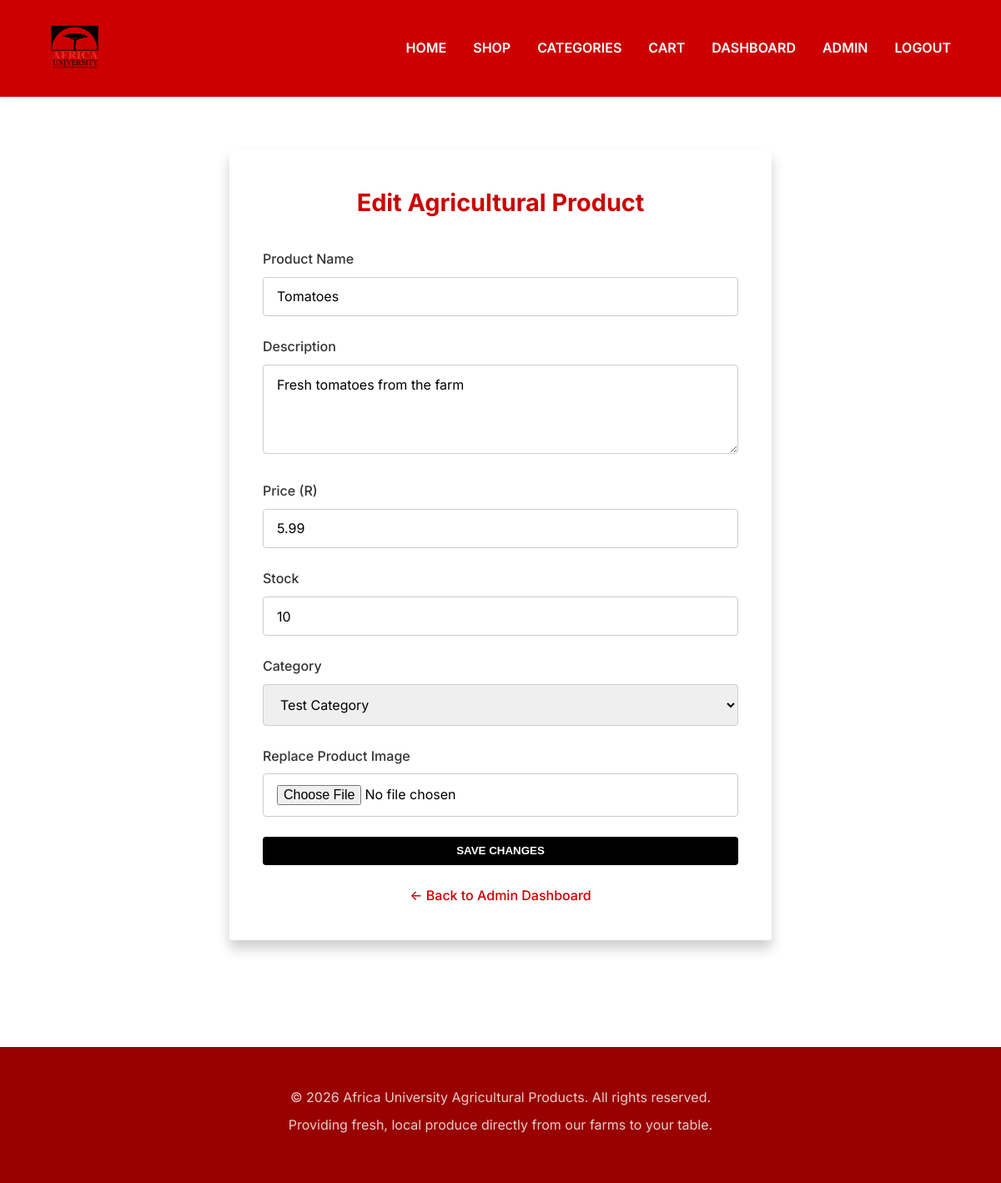
/admin/products/1/edit (signed in), run on an earlier commit of the app's database.
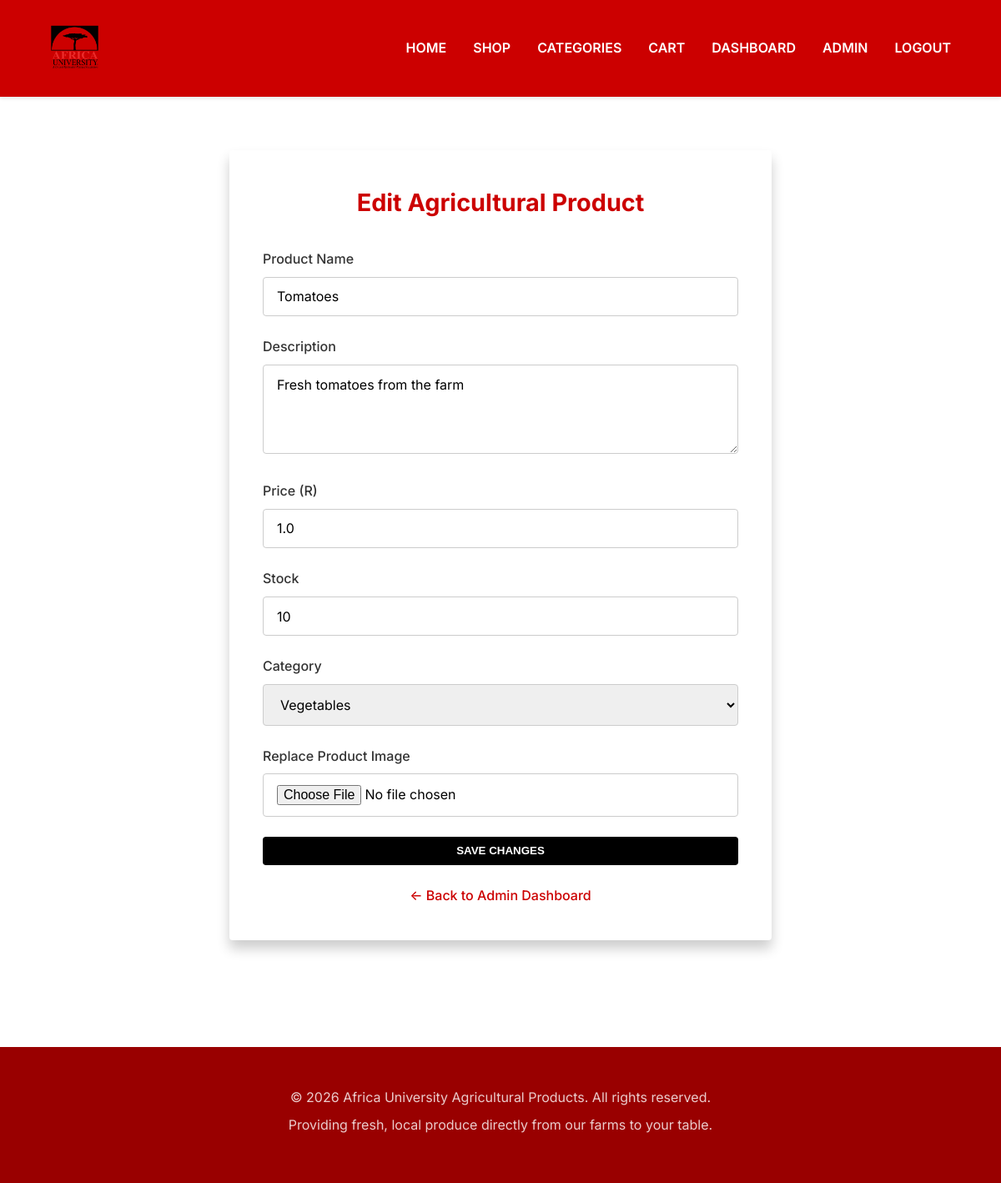
And on a later commit of the database.
### models.py (models this page shows)
class Product(db.Model):
    __tablename__ = "products"
    id = db.Column(db.Integer, primary_key=True)
    name = db.Column(db.String(100), nullable=False)
    price = db.Column(db.Float, nullable=False)
    stock = db.Column(db.Integer, default=0)
    image = db.Column(db.String(255))
    description = db.Column(db.Text)
    category_id = db.Column(
        db.Integer,
        db.ForeignKey("categories.id"),
        nullable=False
    )

class Category(db.Model):
    __tablename__ = "categories"
    id = db.Column(db.Integer, primary_key=True)
    name = db.Column(db.String(100), nullable=False, unique=True)
    products = db.relationship(
        "Product",
        backref="category",
        lazy=True,
    )

### app.py (the view, shortened to what this page needs)
@app.route("/admin/products/<int:product_id>/edit", methods=["GET", "POST"])
@role_required("admin")
def edit_product(product_id):
    product = Product.query.get_or_404(product_id)
    categories = Category.query.all()
    return render_template("admin/edit_product.html", product=product, categories=categories)

### app.py (called while the page is built, shortened)
def role_required(required_role):
    def decorator(view):
        @wraps(view)
        def wrapped_view(*args, **kwargs):
            if g.user is None:
                flash("Please log in to access that page.", "warning")
                return redirect(url_for("login"))
            if g.user.role != required_role:
                abort(403)
            return view(*args, **kwargs)
        return wrapped_view
    return decorator

def get_cart_items():
    cart_entries = session.get("cart", [])
    items = []
    return items

### templates/admin/edit_product.html (shortened to what this page needs)
{% extends "base.html" %}
{% block content %}
<div class="container" style="margin-top: 2rem;">
    <div class="form-container" style="max-width: 650px;">
        <h2 class="form-title">Edit Agricultural Product</h2>
        <form method="POST" enctype="multipart/form-data">
            <div class="form-group">
                <label class="form-label" for="name">Product Name</label>
                <input type="text" id="name" name="name" class="form-control" value="{{ product.name }}" required>
            </div>
            <div class="form-group">
                <label class="form-label" for="description">Description</label>
                <textarea id="description" name="description" class="form-control" rows="4">{{ product.description or '' }}</textarea>
            </div>
            <div class="form-group">
                <label class="form-label" for="price">Price (R)</label>
                <input type="number" id="price" name="price" class="form-control" step="0.01" min="0" value="{{ product.price }}" required>
            </div>
            <div class="form-group">
                <label class="form-label" for="stock">Stock</label>
                <input type="number" id="stock" name="stock" class="form-control" min="0" value="{{ product.stock }}" required>
            </div>
            <div class="form-group">
                <label class="form-label" for="category_id">Category</label>
                <select id="category_id" name="category_id" class="form-control" required>
                    {% for category in categories %}
                    <option value="{{ category.id }}" {% if category.id == product.category_id %}selected{% endif %}>{{ category.name }}</option>
                    {% endfor %}
                </select>
            </div>
            <div class="form-group">
                <label class="form-label" for="image">Replace Product Image</label>
                <input type="file" id="image" name="image" class="form-control" accept="image/*">
            </div>
            <button type="submit" class="btn btn-primary btn-block" style="margin-top: 1rem;">
                Save Changes
            </button>
        </form>
        <div class="form-footer">
            <a href="{{ url_for('admin') }}">← Back to Admin Dashboard</a>
        </div>
    </div>
</div>
{% endblock %}

What changed in the data, as far as the page shows it:
changed Product "Tomatoes": price "5.99" → "1.0"; category_id "Test Category" → "Vegetables"
